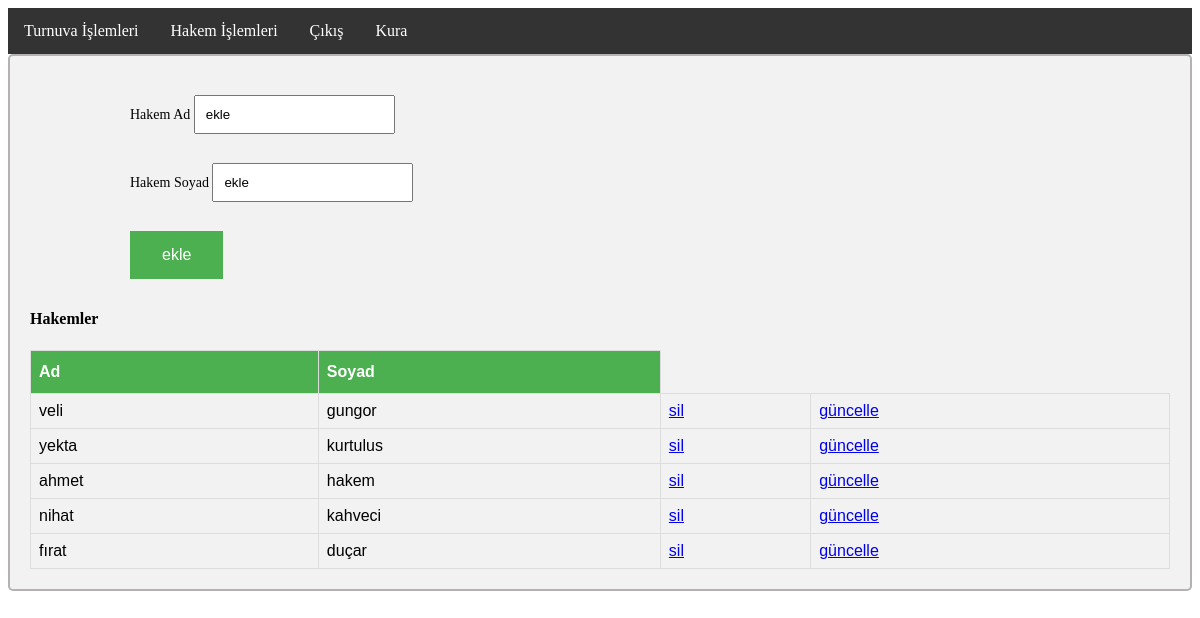
Page /admin/hakem/index.php (signed in) on the committed database.
### tables this page shows
CREATE TABLE `hakem` (
  `hakemId` int(11) NOT NULL,
  `hakemAd` varchar(50) DEFAULT NULL,
  `hakemSoyad` varchar(50) DEFAULT NULL
);

### admin/hakem/index.php (the view, shortened to what this page needs)
<?php
include '../../bag.php';
include "../include.php";
if($_GET["gun"]){
	$sql=("SELECT * FROM hakem where hakemId=".$_GET["gun"]."");
	$rs = $conn->query($sql);
	while($row = $rs->fetch_assoc()) {
	echo '<form method="POST" action="index.php">
<h4>güncelle</h4><p>Ad <input type="text" style="width:300" name="hakemAd" value="'.$row["hakemAd"].'"></p>
<p>Soyad<input type="text" style="width:300" name="hakemSoyad" value="'.$row["hakemSoyad"].'"></p>
<input type="hidden" name="birinci" value="'.$row["hakemId"].'">
<p><input type="submit" value="güncelle"></p>
</form>';
	}
}else
{
?>
<div>
<form method="post" action="index.php">
<p>Hakem Ad <input type="text" name="hakem" value="ekle"></p>
<p>Hakem Soyad <input type="text" name="hakemSoyad" value="ekle"></p>
<p><input type="submit" value="ekle"></p>
</form>
<?php
}
$rs = $conn->query("SELECT * FROM hakem");
echo "<h4>Hakemler</h4><table><tr><th>Ad</th><th>Soyad</th>";
	while($row = $rs->fetch_assoc()) {
    echo "<tr><td>".$row["hakemAd"]."</td><td>".$row["hakemSoyad"]."</td><td><a href=".$base_url."/admin/hakem/index.php?sil=".$row["hakemId"].">sil</a></td><td><a href=".$base_url."/admin/hakem/index.php?gun=".$row["hakemId"].">güncelle</a></td></tr>";
}
echo "</table>";
?>
</div>

### style.css (style rules this page uses)
div { background-color: #e6ffff; border: 2px solid #2d1f1f4d; }
p { font-size: 14px; border-radius: 1px; padding-top: 5px; padding-right: 10px; padding-bottom: 10px; padding-left: 100px; }
table { font-family: "Trebuchet MS", Arial, Helvetica, sans-serif; border-collapse: collapse; width: 100%; }
table td, th { border: 1px solid #ddd; padding: 8px; }
table tr:nth-child(even) { background-color: #f2f2f2; }
table th { padding-top: 12px; padding-bottom: 12px; text-align: left; background-color: #4CAF50; color: white; }
input[type=text],[type=password] { padding: 10; margin: 0 0; display: table-cell; box-sizing: border-box; }
input[type=button], input[type=submit], input[type=reset], input[type=file] { background-color: #4CAF50; border: #0c1b1b; color: white; padding: 15px 32px; text-align: center; text-decoration: none; font-size: 16px; }
div { border-radius: 5px; background-color: #f2f2f2; padding: 20px; }

### rows in the picture
hakem: hakemAd "veli", hakemSoyad "gungor"
hakem: hakemAd "yekta", hakemSoyad "kurtulus"
hakem: hakemAd "ahmet", hakemSoyad "hakem"
hakem: hakemAd "nihat", hakemSoyad "kahveci"
hakem: hakemAd "fırat", hakemSoyad "duçar"
